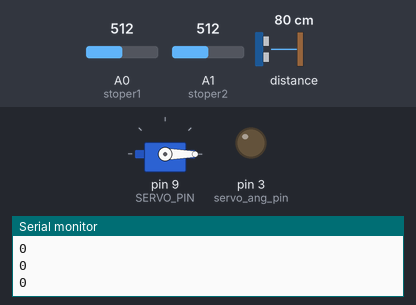
The sketch below on a simulated Arduino Uno, built with avr-gcc and run on an emulated ATmega328P. Parts: servo, output pins drawn as LEDs (lit = HIGH), the last lines printed to the serial monitor. The test bench sets the inputs (shaded band); at power-on: A0 (stoper1) = 512, distance to the obstacle 80 cm, A1 (stoper2) = 512. Pins used as bus, display or sensor lines are not drawn.

Above: at 1.2 s.
1.3 s: A0 (stoper1) set to 987
2.8 s: A0 (stoper1) set to 1014
At 3.2 s:
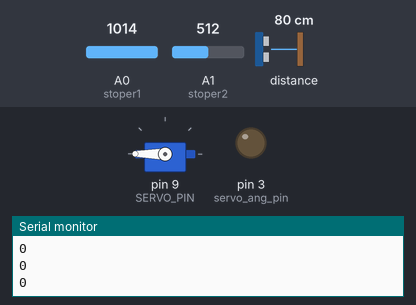
At 3.77 s:
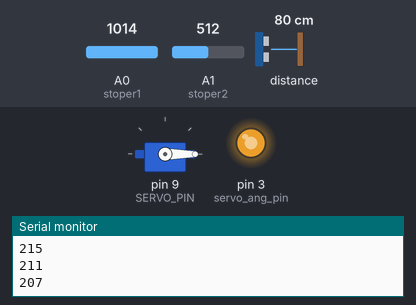
5.8 s: distance to the obstacle set to 250 cm
At 6.19 s:
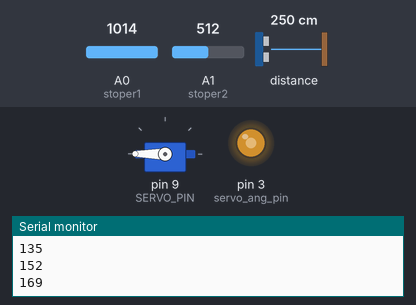
Timing chart, 0 to 14.8 s (numbered marks = the images above; inputs shaded):
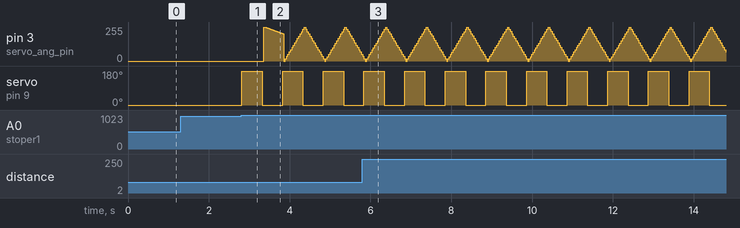

The sketch:

bourd2_sensor.ino
```cpp
#include <SPI.h>
#include <nRF24L01.h>
#include <RF24.h>
#include <Servo.h>
#include <Wire.h>
#include <VL53L0X.h>

#define sensor2_pin 6
#define servo_ang_pin 3
#define SERVO_PIN 9
#define stoper1 A0
#define stoper2 A1

VL53L0X sensor;

Servo Servo1; //create a servo object

//variables
int dist;
int x;
long reset_time = 0;
long timer = 0;
int first_timer;
int last_timer;
int angle = 0;
int check = 0;
int moves = 0;
int compare = 1000;
boolean r_clock;
boolean c_clock;

void setup() {
  Serial.begin(9600);

  Wire.begin();

  sensor.init();
  sensor.setTimeout(500);
  sensor.startContinuous();

  //declare pins
  pinMode(sensor2_pin, OUTPUT);
  pinMode(servo_ang_pin, OUTPUT);
  pinMode(stoper1, INPUT);
  pinMode(stoper2, INPUT);

  //attach servo
  Servo1.attach(SERVO_PIN);
}

void loop() {

  if ((analogRead(stoper1) > compare or analogRead(stoper2) > compare) and (millis()-reset_time > 500)){
    if (moves < 90){
      moves = 180;
      timer = millis();
      last_timer = millis()-reset_time + first_timer;

      r_clock = true;
      c_clock = false;
    }
    else{
      moves = 0;
      first_timer = millis()-timer;

      r_clock = false;
      c_clock = true;
    }
    reset_time = millis();
  }

  if (r_clock){
    angle = map(millis()-timer, 0,  first_timer, 0,255);

  }

  else if (c_clock){
    angle = map(millis()-timer, first_timer,  last_timer, 255, 0);
  }

  if (angle > 255){
      angle = 255;
  }
  else if (angle < 0){
    angle = 0;
  }

  Servo1.write(moves);

  //Servo1.write(90);
  Serial.println(angle);

  //read distance
  dist = sensor.readRangeContinuousMillimeters();

  //convert to pwm value
  if (dist < 1290){
    dist = map(dist, 0, 1290, 0, 250);
  }
  else{
    dist = 250;
  }

  //Serial.println(angle);
  analogWrite(sensor2_pin, dist);
  analogWrite(servo_ang_pin, angle);
}
```

Measured:
- the behaviour switches between 1000 and 1001 on A0 (stoper1) (found by bisection; images 0 and 1)
